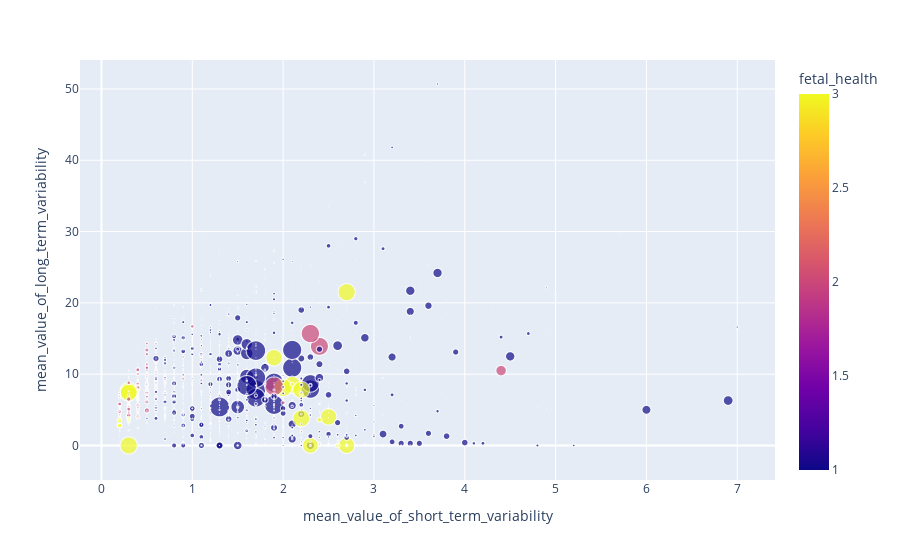

Notebook cell for this chart:
### Code cell
import plotly.express as px
import pandas as pd



fig = px.scatter(df, x='mean_value_of_short_term_variability', 
                 y='mean_value_of_long_term_variability', 
                 size='fetal_movement', 
                 color='fetal_health')

fig.show()

### Figure 1 — Plotly figure (JSON) as saved in the notebook; plotly's stock layout.template omitted (floating-point values rounded to 4 significant figures; data arrays with more than 128 entries replaced by an {"elided": "..."} marker saying what was removed)
{"data": [{"hovertemplate": "mean_value_of_short_term_variability=%{x}<br>mean_value_of_long_term_variability=%{y}<br>fetal_movement=%{marker.size}<br>fetal_health=%{marker.color}<extra></extra>", "legendgroup": "", "marker": {"color": {"elided": "2113 int values"}, "coloraxis": "coloraxis", "size": {"elided": "2113 float values"}, "sizemode": "area", "sizeref": 0.001203, "symbol": "circle"}, "mode": "markers", "name": "", "showlegend": false, "type": "scattergl", "x": {"elided": "2113 float values"}, "xaxis": "x", "y": {"elided": "2113 float values"}, "yaxis": "y"}], "layout": {"coloraxis": {"colorbar": {"title": {"text": "fetal_health"}}, "colorscale": [[0, "#0d0887"], [0.1111, "#46039f"], [0.2222, "#7201a8"], [0.3333, "#9c179e"], [0.4444, "#bd3786"], [0.5556, "#d8576b"], [0.6667, "#ed7953"], [0.7778, "#fb9f3a"], [0.8889, "#fdca26"], [1, "#f0f921"]]}, "legend": {"itemsizing": "constant", "tracegroupgap": 0}, "margin": {"t": 60}, "xaxis": {"anchor": "y", "domain": [0, 1], "title": {"text": "mean_value_of_short_term_variability"}}, "yaxis": {"anchor": "x", "domain": [0, 1], "title": {"text": "mean_value_of_long_term_variability"}}}}
